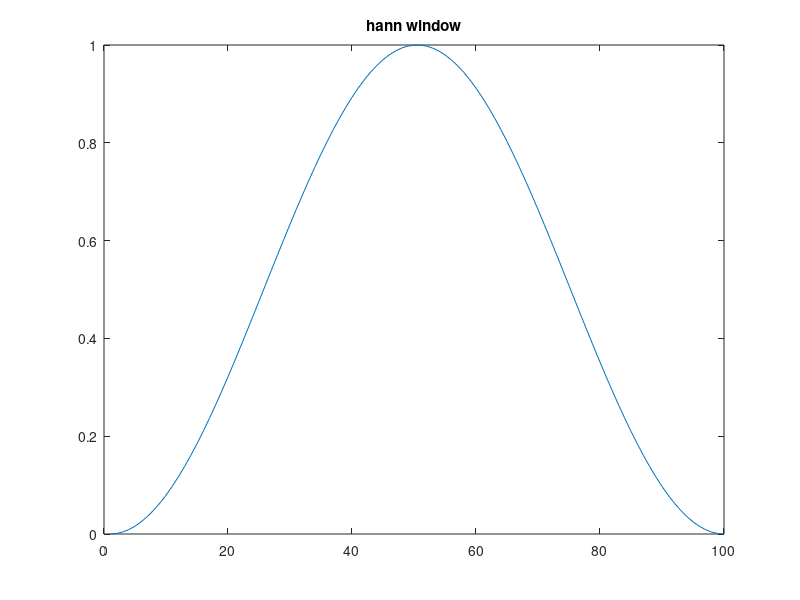

Source code (MATLAB):
function [ wind ] = hann(windowLength)
%  --------------------------------------------------------------------------
%   COPYRIGHT 2014 BLACK CAT SCIENCE, INC.
%   CONTACT INFORMATION: STEM@BLACKCATSCIENCE.COM
%   WEBSITE: WWW.BLACKCATSCIENCE.COM
%  --------------------------------------------------------------------------
%   OTHER DOWNLOADS AVAILABLE AT:
%   BCS: HTTP://WWW.BLACKCATSCIENCE.COM/MATLAB-CODE/
%   GITHUB: HTTPS://GITHUB.COM/BLACK-CAT-SCIENCE/BCS-MATLAB-PUBLIC/
%   MATHWORKS: HTTP://WWW.MATHWORKS.COM/MATLABCENTRAL/FILEEXCHANGE/
%  -------------------------------------------------------------------------
%   function [ wind ] = hann(windowLength)
%   creates a hann window
%   run hann(); on command line for example output
%
%   INPUTS:  windowLength, number of points in hann window
%   OUTPUTS: wind, the hann window
%
%   DEPENDENCIES: NONE
%   MATLAB: Version 8.4 (R2014b)
%  --------------------------------------------------------------------------


if nargin == 0
    windowLength = 100;
    N = windowLength - 1;
    num = linspace(0,N,windowLength);
    wind = 0.5*(1 - cos(2*pi*num/N));
    figure
    plot(wind)
    title('hann window')
else
    N = windowLength - 1;
    num = linspace(0,N,windowLength);
    wind =  0.5*(1 - cos(2*pi*num/N));
end

